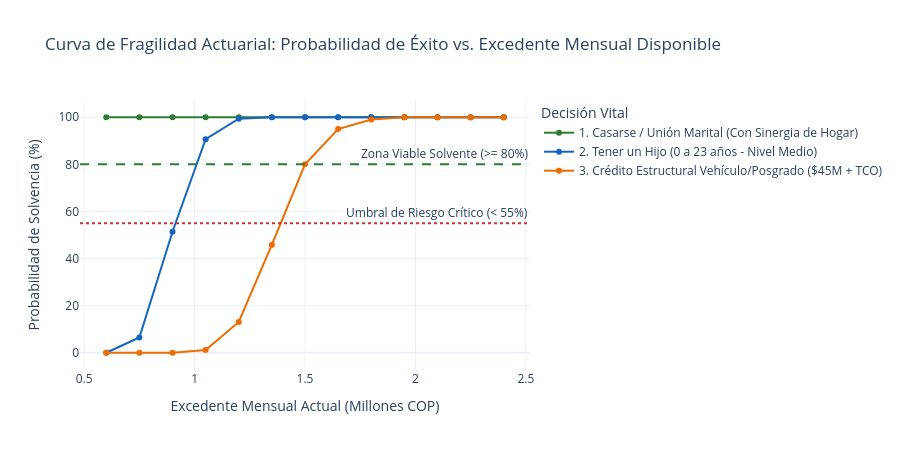

Notebook code cell kept with this figure:
### Markdown cell above
### 3.1 Evaluación de Sensibilidad: ¿Qué pasa si el Hogar Toma las Decisiones con un Excedente Ajustado?
Para apoyar la toma de decisiones del usuario, simulamos cómo cambia la **Probabilidad de Solvencia de Monte Carlo** cuando el excedente mensual disponible varía desde $\$600.000\text{ COP}$ hasta $\$2.400.000\text{ COP}$.

### Code cell
# Curva de sensibilidad de la probabilidad de éxito según el excedente mensual disponible
excedentes_prueba = list(range(600_000, 2_500_000, 150_000))
filas_sensibilidad = []

for exc in excedentes_prueba:
    for dec in decisiones:
        res_sens = evaluar_viabilidad_decision_vida(
            tipo_decision=dec,
            ingreso_neto_hogar_mensual_cop=ingreso_neto_mensual_cop,
            excedente_mensual_actual_cop=float(exc),
            liquidez_emergencia_cop=liquidez_emergencia_cop,
            nivel_costo_hijo="Medio",
            ingreso_pareja_mensual_cop=4_500_000.0,
            costo_boda_cop=18_000_000.0,
            monto_credito_estructural_cop=45_000_000.0,
            tasa_ea_credito=0.165,
            plazo_credito_meses=48,
            iteraciones_montecarlo=1000,
            config=config,
        )
        filas_sensibilidad.append({
            "Excedente Mensual Actual (Millones COP)": exc / 1e6,
            "Decisión Vital": etiquetas_legibles[dec],
            "Probabilidad de Solvencia (%)": res_sens["probabilidad_exito_montecarlo_pct"],
        })

df_sens = pd.DataFrame(filas_sensibilidad)
fig_sens = px.line(
    df_sens,
    x="Excedente Mensual Actual (Millones COP)",
    y="Probabilidad de Solvencia (%)",
    color="Decisión Vital",
    markers=True,
    color_discrete_sequence=["#2E7D32", "#1565C0", "#EF6C00"],
    title="Curva de Fragilidad Actuarial: Probabilidad de Éxito vs. Excedente Mensual Disponible",
)
fig_sens.add_hline(y=80.0, line_dash="dash", line_color="#2E7D32", annotation_text="Zona Viable Solvente (>= 80%)")
fig_sens.add_hline(y=55.0, line_dash="dot", line_color="#D32F2F", annotation_text="Umbral de Riesgo Crítico (< 55%)")
fig_sens.update_layout(template="plotly_white", height=450)
fig_sens.show()

### Figure 1 — Plotly figure (JSON) as saved in the notebook; plotly's stock layout.template omitted (floating-point values rounded to 4 significant figures)
{"data": [{"hovertemplate": "Decisión Vital=1. Casarse / Unión Marital (Con Sinergia de Hogar)<br>Excedente Mensual Actual (Millones COP)=%{x}<br>Probabilidad de Solvencia (%)=%{y}<extra></extra>", "legendgroup": "1. Casarse / Unión Marital (Con Sinergia de Hogar)", "line": {"color": "#2E7D32", "dash": "solid"}, "marker": {"symbol": "circle"}, "mode": "lines+markers", "name": "1. Casarse / Unión Marital (Con Sinergia de Hogar)", "orientation": "v", "showlegend": true, "type": "scatter", "x": [0.6, 0.75, 0.9, 1.05, 1.2, 1.35, 1.5, 1.65, 1.8, 1.95, 2.1, 2.25, 2.4], "xaxis": "x", "y": [100.0, 100.0, 100.0, 100.0, 100.0, 100.0, 100.0, 100.0, 100.0, 100.0, 100.0, 100.0, 100.0], "yaxis": "y"}, {"hovertemplate": "Decisión Vital=2. Tener un Hijo (0 a 23 años - Nivel Medio)<br>Excedente Mensual Actual (Millones COP)=%{x}<br>Probabilidad de Solvencia (%)=%{y}<extra></extra>", "legendgroup": "2. Tener un Hijo (0 a 23 años - Nivel Medio)", "line": {"color": "#1565C0", "dash": "solid"}, "marker": {"symbol": "circle"}, "mode": "lines+markers", "name": "2. Tener un Hijo (0 a 23 años - Nivel Medio)", "orientation": "v", "showlegend": true, "type": "scatter", "x": [0.6, 0.75, 0.9, 1.05, 1.2, 1.35, 1.5, 1.65, 1.8, 1.95, 2.1, 2.25, 2.4], "xaxis": "x", "y": [0.0, 6.5, 51.4, 90.7, 99.4, 100.0, 100.0, 100.0, 100.0, 100.0, 100.0, 100.0, 100.0], "yaxis": "y"}, {"hovertemplate": "Decisión Vital=3. Crédito Estructural Vehículo/Posgrado ($45M + TCO)<br>Excedente Mensual Actual (Millones COP)=%{x}<br>Probabilidad de Solvencia (%)=%{y}<extra></extra>", "legendgroup": "3. Crédito Estructural Vehículo/Posgrado ($45M + TCO)", "line": {"color": "#EF6C00", "dash": "solid"}, "marker": {"symbol": "circle"}, "mode": "lines+markers", "name": "3. Crédito Estructural Vehículo/Posgrado ($45M + TCO)", "orientation": "v", "showlegend": true, "type": "scatter", "x": [0.6, 0.75, 0.9, 1.05, 1.2, 1.35, 1.5, 1.65, 1.8, 1.95, 2.1, 2.25, 2.4], "xaxis": "x", "y": [0.0, 0.0, 0.0, 1.2, 13.1, 45.9, 80.0, 95.0, 99.0, 100.0, 100.0, 100.0, 100.0], "yaxis": "y"}], "layout": {"annotations": [{"showarrow": false, "text": "Zona Viable Solvente (>= 80%)", "x": 1, "xanchor": "right", "xref": "x domain", "y": 80, "yanchor": "bottom", "yref": "y"}, {"showarrow": false, "text": "Umbral de Riesgo Crítico (< 55%)", "x": 1, "xanchor": "right", "xref": "x domain", "y": 55, "yanchor": "bottom", "yref": "y"}], "height": 450, "legend": {"title": {"text": "Decisión Vital"}, "tracegroupgap": 0}, "shapes": [{"line": {"color": "#2E7D32", "dash": "dash"}, "type": "line", "x0": 0, "x1": 1, "xref": "x domain", "y0": 80, "y1": 80, "yref": "y"}, {"line": {"color": "#D32F2F", "dash": "dot"}, "type": "line", "x0": 0, "x1": 1, "xref": "x domain", "y0": 55, "y1": 55, "yref": "y"}], "title": {"text": "Curva de Fragilidad Actuarial: Probabilidad de Éxito vs. Excedente Mensual Disponible"}, "xaxis": {"anchor": "y", "domain": [0, 1], "title": {"text": "Excedente Mensual Actual (Millones COP)"}}, "yaxis": {"anchor": "x", "domain": [0, 1], "title": {"text": "Probabilidad de Solvencia (%)"}}}}
